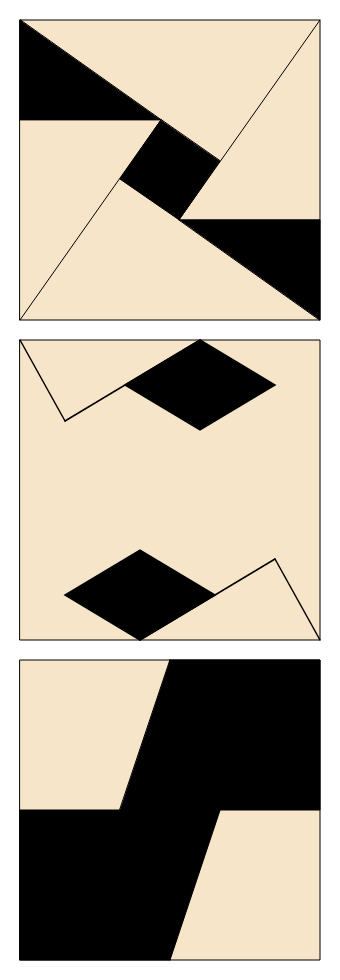
Frame 1 (no input)
Frame 60 (no input): identical to frame 1, image omitted
Frame 120 (the mouse pressed at the canvas centre since frame 60): identical to frame 1, image omitted

The p5.js sketch that drew this single still picture (run headless with seeded random() and noise() and a simulated clock; from frame 60 on, the mouse is pressed at the canvas centre):

// p5.js sketch
// ── sketch.js
let paintingSize = 300;
let triangleTip = 0.47 * paintingSize;
let trapezePoint = 0.333 * paintingSize;

function setup() {
  createCanvas(paintingSize + 2 * 20, 3 * paintingSize + 4 * 20);
}

function draw() {
  background(255);

  // first painting
  translate(20, 20);

  stroke(0);
  strokeWeight(1);
  fill("#f7e5ca");
  rect(0, 0, paintingSize, paintingSize);

  fill(0);
  stroke(0);
  triangle(0, 0, 0, 0.333 * paintingSize, triangleTip, 0.333 * paintingSize);
  line(0, paintingSize, triangleTip, 0.333 * paintingSize);

  triangle(paintingSize, paintingSize, paintingSize, 0.666 * paintingSize, paintingSize-triangleTip, 0.666 * paintingSize);
  line(paintingSize, 0, paintingSize-triangleTip, 0.666 * paintingSize);

  quad(
    triangleTip, 0.333 * paintingSize,
    0.333 * paintingSize, paintingSize - triangleTip,
    paintingSize - triangleTip, 0.666 * paintingSize,
    0.666 * paintingSize, triangleTip
  );

  // second painting
  translate(0, paintingSize + 20);

  stroke(0);
  fill("#f7e5ca");
  rect(0, 0, paintingSize, paintingSize);

  strokeWeight(1.5);
  fill(0);
  quad(
    0.6 * paintingSize, 0,
    0.85 * paintingSize, 0.15 * paintingSize,
    0.6 * paintingSize, 0.3 * paintingSize,
    0.35 * paintingSize, 0.15 * paintingSize
  );

  line(
    0.6 * paintingSize, 0,
    0.15 * paintingSize, 0.27 * paintingSize
  );
  line(
    0, 0,
    0.15 * paintingSize, 0.27 * paintingSize
  );

  quad(
    paintingSize - 0.6 * paintingSize, paintingSize - 0,
    paintingSize - 0.85 * paintingSize, paintingSize - 0.15 * paintingSize,
    paintingSize - 0.6 * paintingSize, paintingSize - 0.3 * paintingSize,
    paintingSize - 0.35 * paintingSize, paintingSize - 0.15 * paintingSize
  );

  line(
    paintingSize - 0.6 * paintingSize, paintingSize,
    paintingSize - 0.15 * paintingSize, paintingSize - 0.27 * paintingSize
  );
  line(
    paintingSize, paintingSize,
    paintingSize - 0.15 * paintingSize, paintingSize - 0.27 * paintingSize
  );

  // third painting
  translate(0, paintingSize + 20);

  stroke(0);
  strokeWeight(1);
  fill("#f7e5ca");
  rect(0, 0, paintingSize, paintingSize);

  fill(0);
  rect(0, paintingSize / 2, paintingSize / 2, paintingSize / 2);
  triangle(
    paintingSize / 2, paintingSize / 2,
    paintingSize - trapezePoint, paintingSize / 2,
    paintingSize / 2, paintingSize
  );

  rect(paintingSize / 2, 0, paintingSize / 2, paintingSize / 2);
  triangle(
    paintingSize / 2, 0,
    paintingSize / 2, paintingSize / 2,
    trapezePoint, paintingSize / 2,
  );
}
